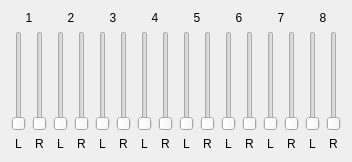
          <widget class="QWidget" name="adat2" >
           <attribute name="title" >
            <string>ADAT2</string>
           </attribute>
           <layout class="QGridLayout" >
            <item row="1" column="10" >
             <widget class="QSlider" name="sldIMixADAT26L" >
              <property name="minimum" >
               <number>0</number>
              </property>
              <property name="maximum" >
               <number>32767</number>
              </property>
              <property name="singleStep" >
               <number>10000</number>
              </property>
              <property name="pageStep" >
               <number>1000</number>
              </property>
              <property name="orientation" >
               <enum>Qt::Vertical</enum>
              </property>
              <property name="tickInterval" >
               <number>10000</number>
              </property>
             </widget>
            </item>
            <item row="1" column="7" >
             <widget class="QSlider" name="sldIMixADAT24R" >
              <property name="minimum" >
               <number>0</number>
              </property>
              <property name="maximum" >
               <number>32767</number>
              </property>
              <property name="singleStep" >
               <number>10000</number>
              </property>
              <property name="pageStep" >
               <number>1000</number>
              </property>
              <property name="orientation" >
               <enum>Qt::Vertical</enum>
              </property>
              <property name="tickInterval" >
               <number>10000</number>
              </property>
             </widget>
            </item>
            <item row="2" column="1" >
             <widget class="QLabel" name="txtIMixADAT21R" >
              <property name="text" >
               <string>R</string>
              </property>
              <property name="alignment" >
               <set>Qt::AlignCenter</set>
              </property>
              <property name="wordWrap" >
               <bool>false</bool>
              </property>
             </widget>
            </item>
            <item row="1" column="15" >
             <widget class="QSlider" name="sldIMixADAT28R" >
              <property name="minimum" >
               <number>0</number>
              </property>
              <property name="maximum" >
               <number>32767</number>
              </property>
              <property name="singleStep" >
               <number>10000</number>
              </property>
              <property name="pageStep" >
               <number>1000</number>
              </property>
              <property name="orientation" >
               <enum>Qt::Vertical</enum>
              </property>
              <property name="tickInterval" >
               <number>10000</number>
              </property>
             </widget>
            </item>
            <item row="2" column="9" >
             <widget class="QLabel" name="txtIMixADAT25R" >
              <property name="text" >
               <string>R</string>
              </property>
              <property name="alignment" >
               <set>Qt::AlignCenter</set>
              </property>
              <property name="wordWrap" >
               <bool>false</bool>
              </property>
             </widget>
            </item>
            <item row="0" column="4" colspan="2" >
             <widget class="QLabel" name="txtIMixADAT23" >
              <property name="text" >
               <string>3</string>
              </property>
              <property name="alignment" >
               <set>Qt::AlignCenter</set>
              </property>
              <property name="wordWrap" >
               <bool>false</bool>
              </property>
             </widget>
            </item>
            <item row="2" column="4" >
             <widget class="QLabel" name="txtIMixADAT23L" >
              <property name="text" >
               <string>L</string>
              </property>
              <property name="alignment" >
               <set>Qt::AlignCenter</set>
              </property>
              <property name="wordWrap" >
               <bool>false</bool>
              </property>
             </widget>
            </item>
            <item row="0" column="12" colspan="2" >
             <widget class="QLabel" name="txtIMixADAT27" >
              <property name="text" >
               <string>7</string>
              </property>
              <property name="alignment" >
               <set>Qt::AlignCenter</set>
              </property>
              <property name="wordWrap" >
               <bool>false</bool>
              </property>
             </widget>
            </item>
            <item row="2" column="12" >
             <widget class="QLabel" name="txtIMixADAT27L" >
              <property name="text" >
               <string>L</string>
              </property>
              <property name="alignment" >
               <set>Qt::AlignCenter</set>
              </property>
              <property name="wordWrap" >
               <bool>false</bool>
              </property>
             </widget>
            </item>
            <item row="1" column="0" >
             <widget class="QSlider" name="sldIMixADAT21L" >
              <property name="minimumSize" >
               <size>
                <width>0</width>
                <height>100</height>
               </size>
              </property>
              <property name="minimum" >
               <number>0</number>
              </property>
              <property name="maximum" >
               <number>32767</number>
              </property>
              <property name="singleStep" >
               <number>10000</number>
              </property>
              <property name="pageStep" >
               <number>1000</number>
              </property>
              <property name="orientation" >
               <enum>Qt::Vertical</enum>
              </property>
              <property name="tickInterval" >
               <number>10000</number>
              </property>
             </widget>
            </item>
            <item row="1" column="8" >
             <widget class="QSlider" name="sldIMixADAT25L" >
              <property name="minimum" >
               <number>0</number>
              </property>
              <property name="maximum" >
               <number>32767</number>
              </property>
              <property name="singleStep" >
               <number>10000</number>
              </property>
              <property name="pageStep" >
               <number>1000</number>
              </property>
              <property name="orientation" >
               <enum>Qt::Vertical</enum>
              </property>
              <property name="tickInterval" >
               <number>10000</number>
              </property>
             </widget>
            </item>
            <item row="1" column="5" >
             <widget class="QSlider" name="sldIMixADAT23R" >
              <property name="minimum" >
               <number>0</number>
              </property>
              <property name="maximum" >
               <number>32767</number>
              </property>
              <property name="singleStep" >
               <number>10000</number>
              </property>
              <property name="pageStep" >
               <number>1000</number>
              </property>
              <property name="orientation" >
               <enum>Qt::Vertical</enum>
              </property>
              <property name="tickInterval" >
               <number>10000</number>
              </property>
             </widget>
            </item>
            <item row="1" column="13" >
             <widget class="QSlider" name="sldIMixADAT27R" >
              <property name="minimum" >
               <number>0</number>
              </property>
              <property name="maximum" >
               <number>32767</number>
              </property>
              <property name="singleStep" >
               <number>10000</number>
              </property>
              <property name="pageStep" >
               <number>1000</number>
              </property>
              <property name="orientation" >
               <enum>Qt::Vertical</enum>
              </property>
              <property name="tickInterval" >
               <number>10000</number>
              </property>
             </widget>
            </item>
            <item row="2" column="7" >
             <widget class="QLabel" name="txtIMixADAT24R" >
              <property name="text" >
               <string>R</string>
              </property>
              <property name="alignment" >
               <set>Qt::AlignCenter</set>
              </property>
              <property name="wordWrap" >
               <bool>false</bool>
              </property>
             </widget>
            </item>
            <item row="2" column="15" >
             <widget class="QLabel" name="txtIMixADAT28R" >
              <property name="text" >
               <string>R</string>
              </property>
              <property name="alignment" >
               <set>Qt::AlignCenter</set>
              </property>
              <property name="wordWrap" >
               <bool>false</bool>
              </property>
             </widget>
            </item>
            <item row="0" column="2" colspan="2" >
             <widget class="QLabel" name="txtIMixADAT22" >
              <property name="text" >
               <string>2</string>
              </property>
              <property name="alignment" >
               <set>Qt::AlignCenter</set>
              </property>
              <property name="wordWrap" >
               <bool>false</bool>
              </property>
             </widget>
            </item>
            <item row="2" column="2" >
             <widget class="QLabel" name="txtIMixADAT22L" >
              <property name="text" >
               <string>L</string>
              </property>
              <property name="alignment" >
               <set>Qt::AlignCenter</set>
              </property>
              <property name="wordWrap" >
               <bool>false</bool>
              </property>
             </widget>
            </item>
            <item row="2" column="0" >
             <widget class="QLabel" name="txtIMixADAT21L" >
              <property name="text" >
               <string>L</string>
              </property>
              <property name="alignment" >
               <set>Qt::AlignCenter</set>
              </property>
              <property name="wordWrap" >
               <bool>false</bool>
              </property>
             </widget>
            </item>
            <item row="0" column="10" colspan="2" >
             <widget class="QLabel" name="txtIMixADAT26" >
              <property name="text" >
               <string>6</string>
              </property>
              <property name="alignment" >
               <set>Qt::AlignCenter</set>
              </property>
              <property name="wordWrap" >
               <bool>false</bool>
              </property>
             </widget>
            </item>
            <item row="2" column="10" >
             <widget class="QLabel" name="txtIMixADAT26L" >
              <property name="text" >
               <string>L</string>
              </property>
              <property name="alignment" >
               <set>Qt::AlignCenter</set>
              </property>
              <property name="wordWrap" >
               <bool>false</bool>
              </property>
             </widget>
            </item>
            <item row="1" column="6" >
             <widget class="QSlider" name="sldIMixADAT24L" >
              <property name="minimum" >
               <number>0</number>
              </property>
              <property name="maximum" >
               <number>32767</number>
              </property>
              <property name="singleStep" >
               <number>10000</number>
              </property>
              <property name="pageStep" >
               <number>1000</number>
              </property>
              <property name="orientation" >
               <enum>Qt::Vertical</enum>
              </property>
              <property name="tickInterval" >
               <number>10000</number>
              </property>
             </widget>
            </item>
            <item row="1" column="3" >
             <widget class="QSlider" name="sldIMixADAT22R" >
              <property name="minimum" >
               <number>0</number>
              </property>
              <property name="maximum" >
               <number>32767</number>
              </property>
              <property name="singleStep" >
               <number>10000</number>
              </property>
              <property name="pageStep" >
               <number>1000</number>
              </property>
              <property name="orientation" >
               <enum>Qt::Vertical</enum>
              </property>
              <property name="tickInterval" >
               <number>10000</number>
              </property>
             </widget>
            </item>
            <item row="1" column="14" >
             <widget class="QSlider" name="sldIMixADAT28L" >
              <property name="minimum" >
               <number>0</number>
              </property>
              <property name="maximum" >
               <number>32767</number>
              </property>
              <property name="singleStep" >
               <number>10000</number>
              </property>
              <property name="pageStep" >
               <number>1000</number>
              </property>
              <property name="orientation" >
               <enum>Qt::Vertical</enum>
              </property>
              <property name="tickInterval" >
               <number>10000</number>
              </property>
             </widget>
            </item>
            <item row="1" column="11" >
             <widget class="QSlider" name="sldIMixADAT26R" >
              <property name="minimum" >
               <number>0</number>
              </property>
              <property name="maximum" >
               <number>32767</number>
              </property>
              <property name="singleStep" >
               <number>10000</number>
              </property>
              <property name="pageStep" >
               <number>1000</number>
              </property>
              <property name="orientation" >
               <enum>Qt::Vertical</enum>
              </property>
              <property name="tickInterval" >
               <number>10000</number>
              </property>
             </widget>
            </item>
            <item row="2" column="5" >
             <widget class="QLabel" name="txtIMixADAT23R" >
              <property name="text" >
               <string>R</string>
              </property>
              <property name="alignment" >
               <set>Qt::AlignCenter</set>
              </property>
              <property name="wordWrap" >
               <bool>false</bool>
              </property>
             </widget>
            </item>
            <item row="2" column="13" >
             <widget class="QLabel" name="txtIMixADAT27R" >
              <property name="text" >
               <string>R</string>
              </property>
              <property name="alignment" >
               <set>Qt::AlignCenter</set>
              </property>
              <property name="wordWrap" >
               <bool>false</bool>
              </property>
             </widget>
            </item>
            <item row="0" column="0" colspan="2" >
             <widget class="QLabel" name="txtIMixADAT21" >
              <property name="text" >
               <string>1</string>
              </property>
              <property name="alignment" >
               <set>Qt::AlignCenter</set>
              </property>
              <property name="wordWrap" >
               <bool>false</bool>
              </property>
             </widget>
            </item>
            <item row="0" column="8" colspan="2" >
             <widget class="QLabel" name="txtIMixADAT25" >
              <property name="text" >
               <string>5</string>
              </property>
              <property name="alignment" >
               <set>Qt::AlignCenter</set>
              </property>
              <property name="wordWrap" >
               <bool>false</bool>
              </property>
             </widget>
            </item>
            <item row="2" column="8" >
             <widget class="QLabel" name="txtIMixADAT25L" >
              <property name="text" >
               <string>L</string>
              </property>
              <property name="alignment" >
               <set>Qt::AlignCenter</set>
              </property>
              <property name="wordWrap" >
               <bool>false</bool>
              </property>
             </widget>
            </item>
            <item row="1" column="4" >
             <widget class="QSlider" name="sldIMixADAT23L" >
              <property name="minimum" >
               <number>0</number>
              </property>
              <property name="maximum" >
               <number>32767</number>
              </property>
              <property name="singleStep" >
               <number>10000</number>
              </property>
              <property name="pageStep" >
               <number>1000</number>
              </property>
              <property name="orientation" >
               <enum>Qt::Vertical</enum>
              </property>
              <property name="tickInterval" >
               <number>10000</number>
              </property>
             </widget>
            </item>
            <item row="1" column="1" >
             <widget class="QSlider" name="sldIMixADAT21R" >
              <property name="minimum" >
               <number>0</number>
              </property>
              <property name="maximum" >
               <number>32767</number>
              </property>
              <property name="singleStep" >
               <number>10000</number>
              </property>
              <property name="pageStep" >
               <number>1000</number>
              </property>
              <property name="orientation" >
               <enum>Qt::Vertical</enum>
              </property>
              <property name="tickInterval" >
               <number>10000</number>
              </property>
             </widget>
            </item>
            <item row="1" column="12" >
             <widget class="QSlider" name="sldIMixADAT27L" >
              <property name="minimum" >
               <number>0</number>
              </property>
              <property name="maximum" >
               <number>32767</number>
              </property>
              <property name="singleStep" >
               <number>10000</number>
              </property>
              <property name="pageStep" >
               <number>1000</number>
              </property>
              <property name="orientation" >
               <enum>Qt::Vertical</enum>
              </property>
              <property name="tickInterval" >
               <number>10000</number>
              </property>
             </widget>
            </item>
            <item row="1" column="9" >
             <widget class="QSlider" name="sldIMixADAT25R" >
              <property name="minimum" >
               <number>0</number>
              </property>
              <property name="maximum" >
               <number>32767</number>
              </property>
              <property name="singleStep" >
               <number>10000</number>
              </property>
              <property name="pageStep" >
               <number>1000</number>
              </property>
              <property name="orientation" >
               <enum>Qt::Vertical</enum>
              </property>
              <property name="tickInterval" >
               <number>10000</number>
              </property>
             </widget>
            </item>
            <item row="2" column="3" >
             <widget class="QLabel" name="txtIMixADAT22R" >
              <property name="text" >
               <string>R</string>
              </property>
              <property name="alignment" >
               <set>Qt::AlignCenter</set>
              </property>
              <property name="wordWrap" >
               <bool>false</bool>
              </property>
             </widget>
            </item>
            <item row="2" column="11" >
             <widget class="QLabel" name="txtIMixADAT26R" >
              <property name="text" >
               <string>R</string>
              </property>
              <property name="alignment" >
               <set>Qt::AlignCenter</set>
              </property>
              <property name="wordWrap" >
               <bool>false</bool>
              </property>
             </widget>
            </item>
            <item row="0" column="6" colspan="2" >
             <widget class="QLabel" name="txtIMixADAT24" >
              <property name="text" >
               <string>4</string>
              </property>
              <property name="alignment" >
               <set>Qt::AlignCenter</set>
              </property>
              <property name="wordWrap" >
               <bool>false</bool>
              </property>
             </widget>
            </item>
            <item row="2" column="6" >
             <widget class="QLabel" name="txtIMixADAT24L" >
              <property name="text" >
               <string>L</string>
              </property>
              <property name="alignment" >
               <set>Qt::AlignCenter</set>
              </property>
              <property name="wordWrap" >
               <bool>false</bool>
              </property>
             </widget>
            </item>
            <item row="0" column="14" colspan="2" >
             <widget class="QLabel" name="txtIMixADAT28" >
              <property name="text" >
               <string>8</string>
              </property>
              <property name="alignment" >
               <set>Qt::AlignCenter</set>
              </property>
              <property name="wordWrap" >
               <bool>false</bool>
              </property>
             </widget>
            </item>
            <item row="2" column="14" >
             <widget class="QLabel" name="txtIMixADAT28L" >
              <property name="text" >
               <string>L</string>
              </property>
              <property name="alignment" >
               <set>Qt::AlignCenter</set>
              </property>
              <property name="wordWrap" >
               <bool>false</bool>
              </property>
             </widget>
            </item>
            <item row="1" column="2" >
             <widget class="QSlider" name="sldIMixADAT22L" >
              <property name="minimum" >
               <number>0</number>
              </property>
              <property name="maximum" >
               <number>32767</number>
              </property>
              <property name="singleStep" >
               <number>10000</number>
              </property>
              <property name="pageStep" >
               <number>1000</number>
              </property>
              <property name="orientation" >
               <enum>Qt::Vertical</enum>
              </property>
              <property name="tickInterval" >
               <number>10000</number>
              </property>
             </widget>
            </item>
           </layout>
          </widget>
